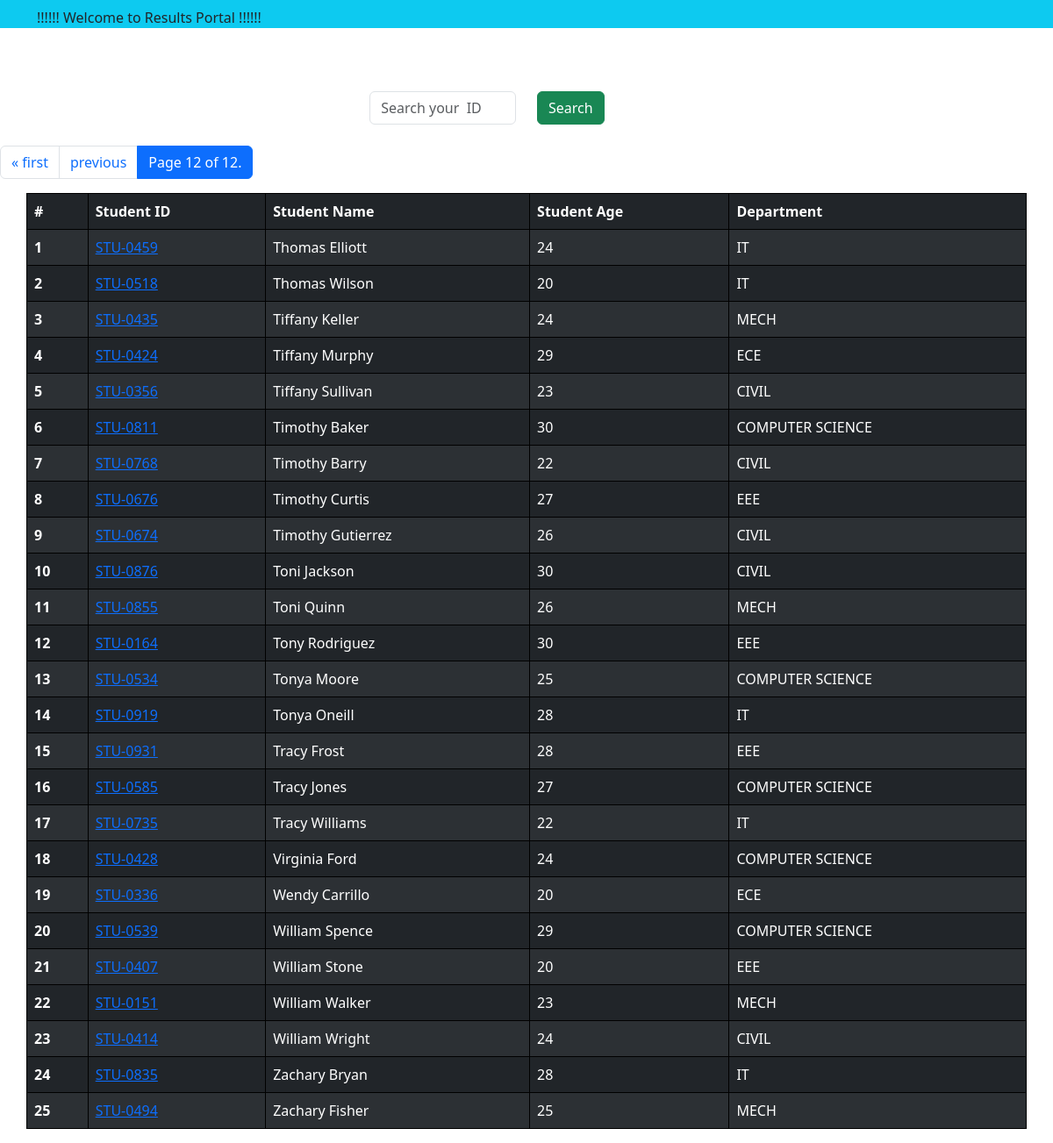
The app's page /?page=12 with its own data.
### reports/models.py (models this page shows, shortened)
class Student(models.Model):
    student_name=models.CharField(max_length=100)
    student_email=models.EmailField(unique=True)
    student_age=models.IntegerField(default=18)
    student_address=models.CharField(max_length=100)
    student_id=models.OneToOneField(StudentID,related_name='studentid',on_delete=models.CASCADE)
    department=models.ForeignKey(Department,related_name='depart',on_delete=models.CASCADE)
    class Meta:
        ordering=['student_name']
        verbose_name='student'

class StudentID(models.Model):
    student_id=models.CharField(max_length=100)
    def __str__(self) -> str:
        return self.student_id

class Department(models.Model):
    department=models.CharField(max_length=100)
    class Meta:
        ordering=['department']

### reports/views.py (the view, shortened to what this page needs)
# urls.py: path('',get_student),
def get_student(request):
    queryset=Student.objects.all()
    paginator = Paginator(queryset, 25)  # Show 25 contacts per page.
    page_number = request.GET.get("page",1)
    page_obj = paginator.get_page(page_number)
    return render(request,'reports/students.html',context={'students':page_obj})

### reports/templates/reports/students.html (shortened to what this page needs)
{% extends 'base.html' %}
{% block start %}
<br>
<div class="container mt-5 d-flex justify-content-center">
    <form method="get" class="mb-4" >
        <div class="row">
          <div class="col-md-6">
              <input type="text" name="search" class="form-control" placeholder="Search your  ID">
          </div>
          <div class="col-md-6">
              <button type="submit" class="btn btn-success">Search</button>
          </div>
        </div>
    </form>
</div>
<table class=" container table table-striped table-dark">
    <thead>
      <tr>
        <th scope="col">#</th>
        <th scope="col">Student ID</th>
        <th scope="col">Student Name</th>
        <th scope="col">Student Age</th>
        <th scope="col">Department</th>
    </thead>
    <tbody>
        {% for student in students %}
        <tr>
            <th scope="row">{{forloop.counter}}</th>
            <td>
                <a href="{% url 'see_marks' student.student_id  %}">{{student.student_id}}</a>
            </td>
            <td>{{student.student_name}}</td>
            <td>{{student.student_age}}</td>
            <td>{{student.department.department}}</td>
          </tr>
        {% endfor %}
    </tbody>
    <nav aria-label="...">
            <div class="pagination">
                <ul class="pagination">
                    {% if students.has_previous %}
                    <li class="page-item "><a class="page-link" href="?page=1">&laquo; first</a> </li>
                    <li class="page-item"><a class="page-link" href="?page={{ students.previous_page_number }}">previous</a></li>
                    {% endif %}
                    <li class="page-item active">
                        <a class="page-link"><span class="sr-only">Page {{ students.number }} of {{ students.paginator.num_pages }}.</span></a>
                    </li>
                </ul>
            </div>
        </nav>
  </table>
{% endblock%}

### reports/templates/base.html (style rules this page uses)
table, th, td { border: 1px solid black; border-collapse: collapse; }

### records on screen
Student: student_id "STU-0459", student_name "Thomas Elliott", student_age "24", department.department "IT"
Student: student_id "STU-0518", student_name "Thomas Wilson", student_age "20", department.department "IT"
Student: student_id "STU-0435", student_name "Tiffany Keller", student_age "24", department.department "MECH"
Student: student_id "STU-0424", student_name "Tiffany Murphy", student_age "29", department.department "ECE"
Student: student_id "STU-0356", student_name "Tiffany Sullivan", student_age "23", department.department "CIVIL"
Student: student_id "STU-0811", student_name "Timothy Baker", student_age "30", department.department "COMPUTER SCIENCE"
Student: student_id "STU-0768", student_name "Timothy Barry", student_age "22", department.department "CIVIL"
Student: student_id "STU-0676", student_name "Timothy Curtis", student_age "27", department.department "EEE"
Student: student_id "STU-0674", student_name "Timothy Gutierrez", student_age "26", department.department "CIVIL"
Student: student_id "STU-0876", student_name "Toni Jackson", student_age "30", department.department "CIVIL"
Student: student_id "STU-0855", student_name "Toni Quinn", student_age "26", department.department "MECH"
Student: student_id "STU-0164", student_name "Tony Rodriguez", student_age "30", department.department "EEE"
Student: student_id "STU-0534", student_name "Tonya Moore", student_age "25", department.department "COMPUTER SCIENCE"
Student: student_id "STU-0919", student_name "Tonya Oneill", student_age "28", department.department "IT"
Student: student_id "STU-0931", student_name "Tracy Frost", student_age "28", department.department "EEE"
Student: student_id "STU-0585", student_name "Tracy Jones", student_age "27", department.department "COMPUTER SCIENCE"
Student: student_id "STU-0735", student_name "Tracy Williams", student_age "22", department.department "IT"
Student: student_id "STU-0428", student_name "Virginia Ford", student_age "24", department.department "COMPUTER SCIENCE"
Student: student_id "STU-0336", student_name "Wendy Carrillo", student_age "20", department.department "ECE"
Student: student_id "STU-0539", student_name "William Spence", student_age "29", department.department "COMPUTER SCIENCE"
Student: student_id "STU-0407", student_name "William Stone", student_age "20", department.department "EEE"
Student: student_id "STU-0151", student_name "William Walker", student_age "23", department.department "MECH"
Student: student_id "STU-0414", student_name "William Wright", student_age "24", department.department "CIVIL"
Student: student_id "STU-0835", student_name "Zachary Bryan", student_age "28", department.department "IT"
Student: student_id "STU-0494", student_name "Zachary Fisher", student_age "25", department.department "MECH"

### other values on screen
{{ students.number }} "12"
{{ students.paginator.num_pages }} "12"
